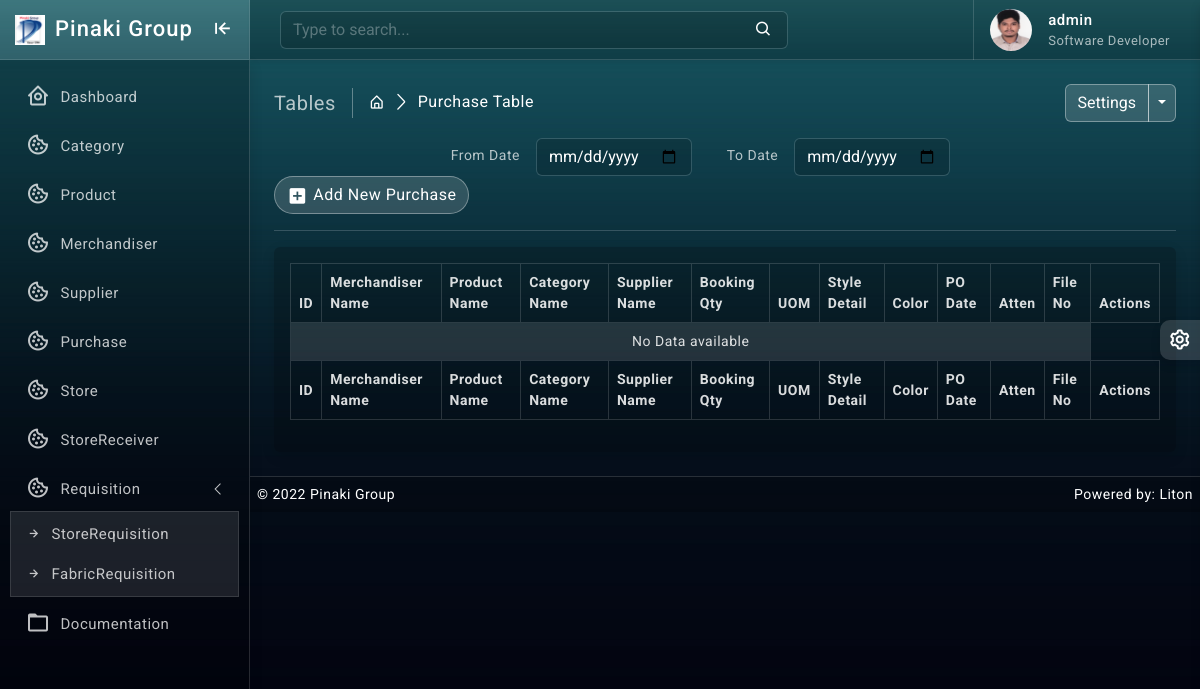
Page /purchase/ (signed in) on the earlier database version.
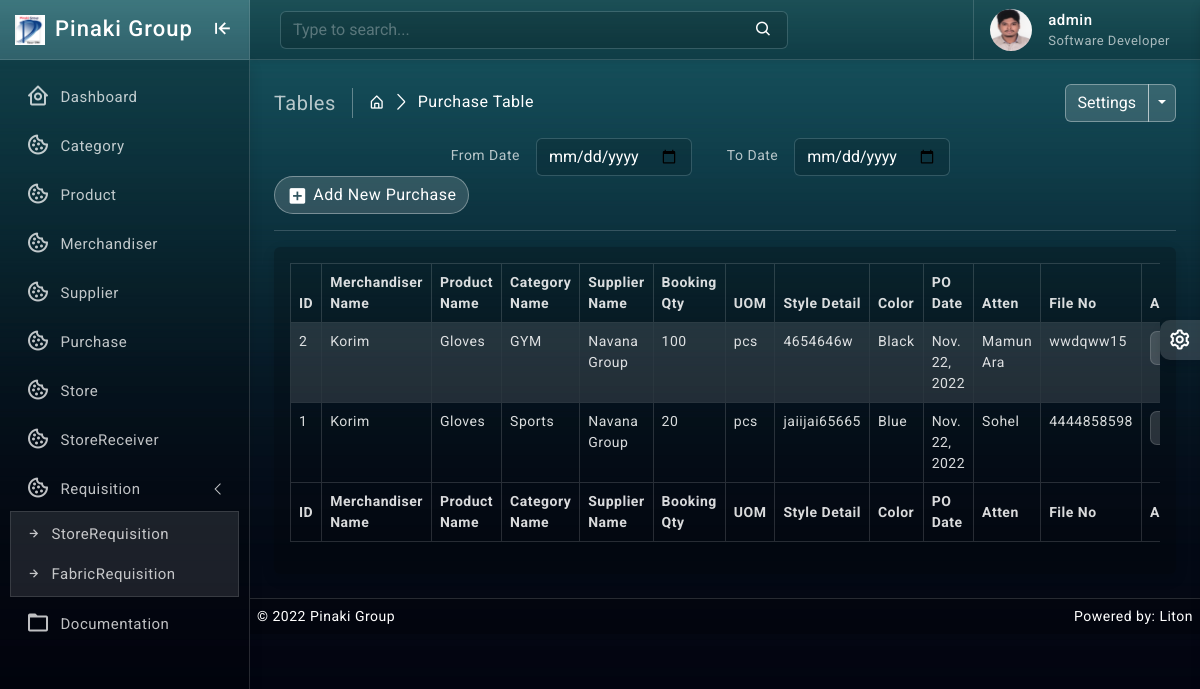
Same page on the later database version.
### purchase/models.py (models this page shows, shortened)
class Purchase(models.Model):
    merchandiser_name = models.ForeignKey(Merchandiser, on_delete=models.CASCADE, blank=False)
    product_name = models.ForeignKey(Product, on_delete=models.CASCADE, blank=False)
    category_name = models.ForeignKey(Category, on_delete=models.CASCADE, blank=False)
    supplier_name = models.ForeignKey(Supplier, on_delete=models.CASCADE, blank=False)
    booking_qty = models.PositiveIntegerField(default=1)
    style_no = models.CharField(max_length=32, null=True, blank=True)
    color = models.CharField(max_length=64, null=True, blank=True)
    po_date = models.DateField(default= now)
    atten = models.CharField(max_length=64, null=True, blank=True)
    file_no = models.CharField(max_length=64, null=True, blank=True, unique=True)
    UOM = (
        ('', 'Select'),
        ('kg', 'kg'),
        ('miter', 'miter'),
        ('yard', 'yard'),
        ('pcs', 'pcs'),
        ('pound', 'pound'),
        ('g', 'g'),
        ('gg', 'gg'),
        ('litre', 'litre'),
        ('dg', 'dg'),
        ('1000 pcs', '1000 pcs'),
    )
    uom = models.CharField(max_length=64, null=True, blank=False, choices=UOM)
    updated_at = models.DateTimeField(auto_now=True)

### merchandiser/models.py (models this page shows)
class Merchandiser(models.Model):
    office_id = models.CharField(max_length=64, null=True, blank=True, unique=True)
    name = models.CharField(max_length=64, null=True, blank=True)
    designation = models.CharField(max_length=64, null=True, blank=True)
    joining_date = models.DateField(default= now)
    email = models.EmailField(max_length=64, blank=True, unique=True)
    phone = models.CharField(max_length=16, null=True, blank=True, unique=True)
    access_area = models.CharField(max_length=64, blank=True)
    updated_at = models.DateTimeField(auto_now=True)
    def __str__(self):
        return self.name

### product/models.py (models this page shows)
class Product(models.Model):
    name = models.CharField(max_length=64, null=True, unique=True, blank=True)
    category = models.ForeignKey(Category, on_delete=models.CASCADE, blank=False)
    description = models.TextField()
    created_at = models.DateTimeField(default=timezone.now)
    updated_at = models.DateTimeField(auto_now=True)
    def __str__(self):
        return self.name

### category/models.py (models this page shows)
class Category(models.Model):
    name = models.CharField(max_length=64, null=True, unique=True, blank=True)
    created_at = models.DateField(default= now)
    updated_at = models.DateTimeField(auto_now=True)
    def __str__(self):
        return self.name

### supplier/models.py (models this page shows)
class Supplier(models.Model):
    date = models.DateField(default= now)
    supplier_name = models.CharField(max_length=64, null=True, blank=False)
    company_name = models.CharField(max_length=64, null=True, blank=False)
    office_address = models.CharField(max_length=64, null=True, blank=False)
    office_postal_code = models.IntegerField()
    office_country = models.CharField(max_length=64, null=True, blank=False)
    office_tphone = models.CharField(max_length=16, null=True, blank=False, unique=True)
    factory_address =  models.CharField(max_length=64, null=True, blank=False)
    factory_postal_code = models.IntegerField()
    factory_country = models.CharField(max_length=64, null=True, blank=False)
    factory_tphone = models.CharField(max_length=16, null=True, blank=False, unique=True)
    vat_identi_no = models.CharField(max_length=32, blank=False)
    expiry_date = models.DateField(default= now)
    trade_license_no = models.CharField(max_length=32, blank=False)
    owner_name = models.CharField(max_length=64, null=True, blank=False)
    owner_phone = models.CharField(max_length=16, null=True, blank=False, unique=True)
    owner_email = models.EmailField(max_length=64, blank=False, unique=True)
    first_cp_name = models.CharField(max_length=64, null=True, blank=False)
    first_cp_position = models.CharField(max_length=64, null=True, blank=False)
    first_cp_phone = models.CharField(max_length=16, null=True, blank=False, unique=True)
    first_cp_email = models.EmailField(max_length=64, blank=False, unique=True)
    sec_cp_name = models.CharField(max_length=64, null=True, blank=False)
    sec_cp_position = models.CharField(max_length=64, null=True, blank=False)
    sec_cp_phone = models.CharField(max_length=16, null=True, blank=False, unique=True)
    sec_cp_email = models.EmailField(max_length=64, blank=False, unique=True)
    account_name = models.CharField(max_length=64, null=True, blank=False)
    account_no = models.CharField(max_length=32, null=True, blank=False)
    bank_name = models.CharField(max_length=64, null=True, blank=False)
    bank_address = models.CharField(max_length=64, null=True, blank= False)
    swift = models.CharField(max_length=64, null=True, blank=False)
    updated_at = models.DateTimeField(auto_now=True)
    def __str__(self):
        return self.company_name

### purchase/views.py (the view)
# urls.py: path('', views.purchase_read, name='purchase_read'),
@login_required
def purchase_read(request):
    purchase_data = Purchase.objects.all().order_by('-id')
    context = {
        'purchase_data': purchase_data
    }
    return render(request, 'purchase/read.html', context)

### templates/purchase/read.html (shortened to what this page needs)
{% extends 'base/base.html' %}
{% block body %}
{% load static %}
		<div class="page-wrapper">
			<div class="page-content">
				<div class="page-breadcrumb d-none d-sm-flex align-items-center mb-3">
					<div class="breadcrumb-title pe-3">Tables</div>
					<div class="ps-3">
						<nav aria-label="breadcrumb">
							<ol class="breadcrumb mb-0 p-0">
								<li class="breadcrumb-item"><a href="#"><i class="bx bx-home-alt"></i></a>
								</li>
								<li class="breadcrumb-item active" aria-current="page">Purchase Table</li>
							</ol>
						</nav>
					</div>
					<div class="ms-auto">
						<div class="btn-group">
							<button type="button" class="btn btn-light">Settings</button>
							<button type="button" class="btn btn-light dropdown-toggle dropdown-toggle-split" data-bs-toggle="dropdown">	<span class="visually-hidden">Toggle Dropdown</span>
							</button>
						</div>
					</div>
				</div>
                <div class="col-md-9">
					<form class="float-md-end">
						<div class="row row-cols-md-auto g-lg-3">
							<label for="inputFromDate" class="col-md-2 col-form-label text-md-end">From Date</label>
							<div class="col-md-4">
								<input type="date" class="form-control" id="inputFromDate">
							</div>
							<label for="inputToDate" class="col-md-2 col-form-label text-md-end">To Date</label>
							<div class="col-md-4">
								<input type="date" class="form-control" id="inputToDate">
							</div>
						</div>
					</form>
				</div>
                <div class="ms-auto"><a href="/purchase/create/" class="btn btn-light radius-30 mt-2 mt-lg-0"><i class="bx bxs-plus-square"></i>Add New Purchase</a></div>
				<hr/>
				<div class="card">
					<div class="card-body">
						<div class="table-responsive">
							<table id="example2" class="table table-striped table-bordered">
								<thead>
									<tr>
                                        <th>ID</th>
                                        <th>Merchandiser Name</th>
                                        <th>Product Name</th>
                                        <th>Category Name</th>
                                        <th>Supplier Name</th>
                                        <th>Booking Qty</th>
                                        <th>UOM</th>
                                        <th>Style Detail</th>
                                        <th>Color</th>
                                        <th>PO Date</th>
                                        <th>Atten</th>
                                        <th>File No</th>
                                        <th>Actions</th>
									</tr>
								</thead>
								<tbody>
									{% for data in purchase_data %}
									<tr>
                                        <td>{{ data.id }}</td>
                                        <td>{{ data.merchandiser_name }}</td>
                                        <td>{{ data.product_name }}</td>
                                        <td>{{ data.category_name }}</td>
                                        <td>{{ data.supplier_name }}</td>
                                        <td>{{ data.booking_qty }}</td>
                                        <td>{{ data.uom }}</td>
                                        <td>{{ data.style_no }}</td>
                                        <td>{{ data.color }}</td>
                                        <td>{{ data.po_date }}</td>
                                        <td>{{ data.atten }}</td>
                                        <td>{{ data.file_no }}</td>
									   <td class="center">
										<div class="d-flex order-actions">
											<a class="" href="{% url 'purchase_update' data.id %}">
												<i class='bx bxs-edit'></i>
											</a>
										</div>
									   </td>
									</tr>
								 {% endfor %}
								 {% if not purchase_data %}
								 <tr>
									 <td colspan="12" class="text-center">No Data available</td>
								 </tr>
								 {% endif %}
								</tbody>
								<tfoot>
									<tr>
                                        <th>ID</th>
                                        <th>Merchandiser Name</th>
                                        <th>Product Name</th>
                                        <th>Category Name</th>
                                        <th>Supplier Name</th>
                                        <th>Booking Qty</th>
                                        <th>UOM</th>
                                        <th>Style Detail</th>
                                        <th>Color</th>
                                        <th>PO Date</th>
                                        <th>Atten</th>
                                        <th>File No</th>
                                        <th>Actions</th>
									</tr>
								</tfoot>
							</table>
						</div>
					</div>
				</div>
			</div>
		</div>
{% endblock body %}

### templates/base/base.html (shortened to what this page needs)
{% load static %}
<!DOCTYPE html>
<html lang="en">
<head>
    {% include 'base/header.html' %}
</head>
<body class="bg-theme bg-theme2">
    <div class="wrapper">
        {% include 'base/slider.html' %}
        {% include 'base/navbar.html' %}
        {% block body %}
        {% endblock body %}
        {% include 'base/footer.html' %}
    </div>
    {% include 'base/switcher.html' %}
</body>
</html>

### templates/base/header.html (shortened to what this page needs)
{% load static %}
<link href="{% static 'plugins/simplebar/css/simplebar.css' %}" rel="stylesheet" />
<link href="{% static 'plugins/perfect-scrollbar/css/perfect-scrollbar.css' %}" rel="stylesheet" />
<link href="{% static 'plugins/metismenu/css/metisMenu.min.css' %}" rel="stylesheet" />
<link href="{% static 'plugins/datatable/css/dataTables.bootstrap5.min.css' %}" rel="stylesheet" />
<link href="{% static 'css/bootstrap.min.css' %}" rel="stylesheet">
<link href="{% static 'css/bootstrap-extended.css' %}" rel="stylesheet">
<link href="{% static 'css/app.css' %}" rel="stylesheet">
<link href="{% static 'css/icons.css' %}" rel="stylesheet">

### templates/base/slider.html (shortened to what this page needs)
{% load static %}
		<div class="sidebar-wrapper" data-simplebar="true">
			<div class="sidebar-header">
				<div>
					<img src="{% static 'images/logo-icon.png' %}" class="logo-icon" alt="logo icon">
				</div>
				<div>
					<h4 class="logo-text">Pinaki Group</h4>
				</div>
				<div class="toggle-icon ms-auto"><i class='bx bx-arrow-to-left'></i>
				</div>
			</div>
			<ul class="metismenu" id="menu">
				<li>
					<a href="{% url 'category_read' %}">
						<div class="parent-icon"><i class='bx bx-home-circle'></i>
						</div>
						<div class="menu-title">Dashboard</div>
					</a>
				</li>
				<li>
					<a href="{% url 'category_read' %}">
						<div class="parent-icon"><i class='bx bx-cookie'></i>
						</div>
						<div class="menu-title">Category</div>
					</a>
				</li>
				<li>
					<a href="{% url 'product_read' %}">
						<div class="parent-icon"><i class='bx bx-cookie'></i>
						</div>
						<div class="menu-title">Product</div>
					</a>
				</li>
				<li>
					<a href="{% url 'merchandiser_read' %}">
						<div class="parent-icon"><i class='bx bx-cookie'></i>
						</div>
						<div class="menu-title">Merchandiser</div>
					</a>
				</li>
				<li>
					<a href="{% url 'supplier_read' %}">
						<div class="parent-icon"><i class='bx bx-cookie'></i>
						</div>
						<div class="menu-title">Supplier</div>
					</a>
				</li>
				<li>
					<a href="{% url 'purchase_read' %}">
						<div class="parent-icon"><i class='bx bx-cookie'></i>
						</div>
						<div class="menu-title">Purchase</div>
					</a>
				</li>
				<li>
					<a href="{% url 'store_read' %}">
						<div class="parent-icon"><i class='bx bx-cookie'></i>
						</div>
						<div class="menu-title">Store</div>
					</a>
				</li>
				<li>
					<a href="{% url 'storeRec_read' %}">
						<div class="parent-icon"><i class='bx bx-cookie'></i>
						</div>
						<div class="menu-title">StoreReceiver</div>
					</a>
				</li>
				<li>
					<a href="javascript:;" class="has-arrow">
						<div class="parent-icon"><i class='bx bx-cookie'></i>
						</div>
						<div class="menu-title">Requisition</div>
					</a>
					<ul>
						<li> <a href="{% url 'storeRequis_read' %}"><i class="bx bx-right-arrow-alt"></i>StoreRequisition</a>
						</li>
						<li> <a href="{% url 'fabricRequis_read' %}"><i class="bx bx-right-arrow-alt"></i>FabricRequisition</a>
						</li>
					</ul>
				</li>
				<li>
					<a href="https://codervent.com/dashtreme/documentation/index.html" target="_blank">
						<div class="parent-icon"><i class="bx bx-folder"></i>
						</div>
						<div class="menu-title">Documentation</div>
					</a>
				</li>
			</ul>
		</div>

### templates/base/navbar.html (shortened to what this page needs)
{% load static %}
		<header>
			<div class="topbar d-flex align-items-center">
				<nav class="navbar navbar-expand">
					<div class="search-bar flex-grow-1">
						<div class="position-relative search-bar-box">
							<input type="text" class="form-control search-control" placeholder="Type to search..."> <span class="position-absolute top-50 search-show translate-middle-y"><i class='bx bx-search'></i></span>
						</div>
					</div>
					<div class="user-box dropdown">
						<a class="d-flex align-items-center nav-link dropdown-toggle dropdown-toggle-nocaret" href="#" role="button" data-bs-toggle="dropdown" aria-expanded="false">
							<img src="{% static 'images/avatars/avatar-2.png' %}" class="user-img" alt="user avatar">
							<div class="user-info ps-3">
								<p class="user-name mb-0">{{request.user}}</p>
								<p class="designattion mb-0">Software Developer</p>
							</div>
						</a>
					</div>
				</nav>
			</div>
		</header>

### templates/base/footer.html
{% load static %}
<footer class="page-footer">
    <p>
        <span style="text-align:left;float:left">&copy; 2022 <a href="https://pinakigroup.com/" alt="Bootstrap Themes">Pinaki Group</a></span>
        <span class="hidden-phone" style="text-align:right;float:right">Powered by: <a href="https://www.linkedin.com/in/litonbairaggi" alt="Bootstrap Admin Templates">Liton</a></span>
    </p>
</footer>

### templates/base/switcher.html (shortened to what this page needs)
{% load static %}
	<div class="switcher-wrapper">
		<div class="switcher-btn"> <i class='bx bx-cog bx-spin'></i>
		</div>
	</div>

### templates/base/js.html (shortened to what this page needs)
{% load static %}

Differences in the rows shown:
added Purchase: id "2", merchandiser_name "Korim", product_name "Gloves", category_name "GYM", supplier_name "Navana Group", booking_qty "100", uom "pcs", style_no "4654646w", color "Black", po_date "Nov. 22, 2022", atten "Mamun Ara", file_no "wwdqww15"
added Purchase: id "1", merchandiser_name "Korim", product_name "Gloves", category_name "Sports", supplier_name "Navana Group", booking_qty "20", uom "pcs", style_no "jaiijai65665", color "Blue", po_date "Nov. 22, 2022", atten "Sohel", file_no "4444858598"
Other differences:
text no longer shown: "No Data available"
